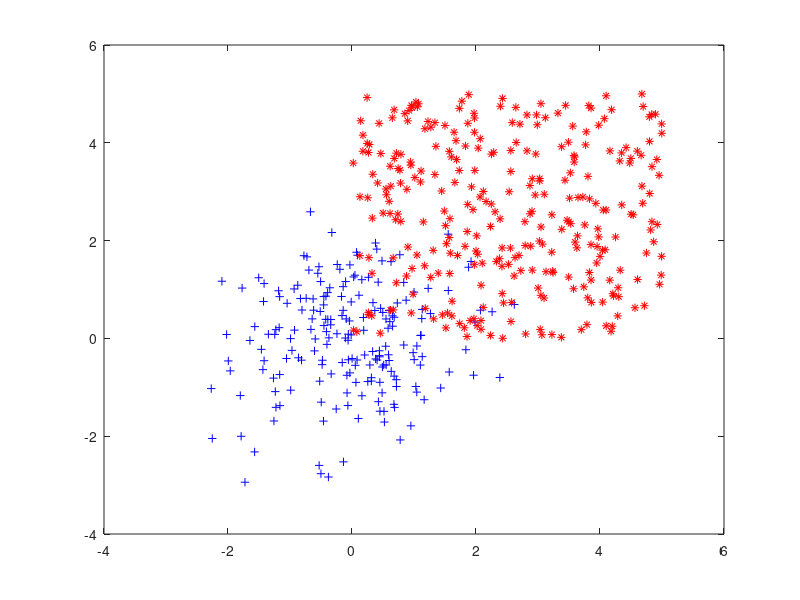

This chart was generated by the following MATLAB code: (Note: this script raises an error after producing the figure.)
clc;
clear;
close all;

mean_x = [0 0];
cov_x = [1 0;0 1];

% mean_y = [2 4];
% cov_y = [2 1;1 2];

xlength = 200;
ylength= 300;

rng(500)  % For reproducibility
z_xi = mvnrnd(mean_x,cov_x,xlength);
z_xi= z_xi';

figure('Name','Original Data','NumberTitle','off');
plot(z_xi(1,:),z_xi(2,:),'b+');

hold on
% rng(500)  % For reproducibility
%  r1 =2; 
%  r2 = 1;
%  r = .5*rand(ylength)+2*ones(ylength); % Using square root here ensures distribution uniformity by area
%  t = rand(1,ylength) *2*pi;
% x = r.*cos(t);
% y = r.*sin(t);
% z_xi = [x; x ];
% z_yj = [x ;y ];
% mean_y = mean(z_yj');
% cov_y = cov(z_yj');
%%%%%%%
rng(500)
x=rand(1,ylength)*5;
y=rand(1,ylength)*5;
z_yj = [x ;y ];
mean_y = mean(z_yj')
cov_y = cov(z_yj');
%%%%%%%%
plot(z_yj(2,:),z_yj(1,:),'r*')
% z_yj = mvnrnd(mean_y,cov_y,ylength);
% z_yj= z_yj';
% plot(z_xi(1,:),z_xi(1,:),'b*')

alength =32;
blength =33;
A = gaussian_transport(z_xi',z_yj', xlength, mean_x, ylength, mean_y);

x_bar = ones(xlength,1)*mean_x;

T_x = ((ones(xlength,1)*mean_y) +(z_xi'-x_bar)*A)';
%%%%%%%%%%%%%%%%%%%%%%%%%%%%%%%%%%%%%%%%
A_star = gaussian_transport(z_yj', z_xi',ylength, mean_y, xlength, mean_x);

y_bar = ones(ylength,1).*mean_y;

T_y = ((ones(ylength,1).*mean_x)+(z_yj'-y_bar)*A_star)';

color =[0.1 0.6740 0.1880];
plot(T_x(1,:),T_x(2,:),'ko');
color =[0.4660 0.1 0.1880];
% scatter(T_y(1,:),T_y(2,:),30,color,'x');
hold off;

N=4;

cloud_forward = cell(xlength, 2) ;
cloud_backward = cell(ylength, 2) ;
a = randperm(xlength);
b = randperm(ylength);
%interpolating my two sets of transported points (T_X & T_Y)

for k = 0 : N
%     size((((N-k)/(N)))*z_xi(a(1:floor(xlength*((N-k)/(N)))),:))
%     size(((k/N)) *T_x(a(1:floor(xlength*((N-k)/(N)))),:))
    z0k = ((N-k)/(N))*z_xi(:,a(1:floor(xlength*((N-k)/N))))+((k/N)) *T_x(:,a(1:floor(xlength*((N-k)/N))));

    zNk = ((k/N)) *z_yj(:,b(1:floor(ylength*(k/N)))) +(((N-k)/(N)))*T_y(:,b(1:floor(ylength*(k/N))));

    
    cloud_interpolated{k+1} = [z0k  zNk];
figure
plot(cloud_interpolated{end}(1,:),cloud_interpolated{end}(2,:),'k*');
hold on
plot(z_xi(1,:),z_xi(2,:),'bo')
plot(z_yj(1,:),z_yj(2,:),'r*')
drawnow
hold off
end
% plot(cloud_interpolated{end}(1,:),cloud_interpolated{end}(2,:),'b+');
for k =1:N


        locally_transported_cloud = Local_transport_function( cloud_interpolated{k},cloud_interpolated{k+1},alength,blength);
        
        k
%         plot(locally_transported_cloud(1,:),locally_transported_cloud(2,:),'r*');

        cloud_interpolated{k+1} = locally_transported_cloud;
        
        
        

%         hold on
%         plot(cloud_interpolated{k}(1,:),cloud_interpolated{k}(2,:),'b+');
%         plot(locally_transported_cloud(1,:),locally_transported_cloud(2,:),'o');
        
%         
%         plot(z_xi(1,:),z_xi(2,:),'^')
%          plot(z_yj(1,:),z_yj(2,:),'*')
%         drawnow
%         hold off

end
% figure('Name','Transported Data (in blue)')
% plot(cloud_interpolated{end}(1,:),cloud_interpolated{end}(2,:),'b+');
% hold on
% plot(z_xi(1,:),z_xi(2,:),'o')
% plot(z_yj(1,:),z_yj(2,:),'*')
% hold off
index = randperm(xlength);

% interpolating my two sets of transported points (T_X & T_Y)

z_yj_transported = cloud_interpolated{end};
optimal_cloud_interpolated ={z_xi};
figure
for k = 1:100
        disp('Running through McCann Interpolation scheme. Iteration:')
        k
        for k = 0:N

                    interpolated_optimal_cloud = ((N-k)/(N))*z_xi +((k)/(N))*z_yj_transported;
            %         size(z0k)
            %         size(zNk)
                    optimal_cloud_interpolated{k+1} = interpolated_optimal_cloud;

%                     figure
%                     scatter(optimal_cloud_interpolated{k+1}(:,1),optimal_cloud_interpolated{k+1}(:,2),30,color,'o');
%                     hold on
%                     plot(z_xi(:,1),z_xi(:,2),'b+')
%                     plot(z_yj(:,1),z_yj(:,2),'r*')

        end

        for i=1:N
                optimal_cloud = Local_transport_function( optimal_cloud_interpolated{i},optimal_cloud_interpolated{i+1}, alength,blength);
                optimal_cloud_interpolated{i+1} = optimal_cloud;
%                 plot(optimal_cloud(1,:),optimal_cloud(2,:),'r+')
%                 hold on
%                 plot(optimal_cloud_interpolated{1}(1,:),optimal_cloud_interpolated{1}(2,:),'+')
%                 plot(z_yj(1,:),z_yj(2,:),'ro')
%                 drawnow
%                 hold off
                
                
                
                
               
        end
        z_yj_transported =optimal_cloud_interpolated{end}; 
        final_cloud{k} = optimal_cloud_interpolated{end};

% scatter(optimal_cloud_interpolated{end}(1,:),optimal_cloud_interpolated{end}(2,:),30,color,'+');
% 
% hold on
% plot(z_xi(1,:),z_xi(2,:),'b+')
% plot(z_yj(1,:),z_yj(2,:),'r*')
% drawnow
% hold off
    %         size(optimal_cloud_interpolated{end})
% cov(optimal_cloud_interpolated{end}')
% mean(optimal_cloud_interpolated{end}')
end
%             


    
    



% figure('Name','Final Transported Data')
%  color =[0.4660 0.6740 0.1880];
% % 

% cov(cloud_interpolated{3})
% mean(cloud_interpolated{3})
% plot(cloud_interpolated{}(:,1),cloud{3}(:,2),'b+');
    